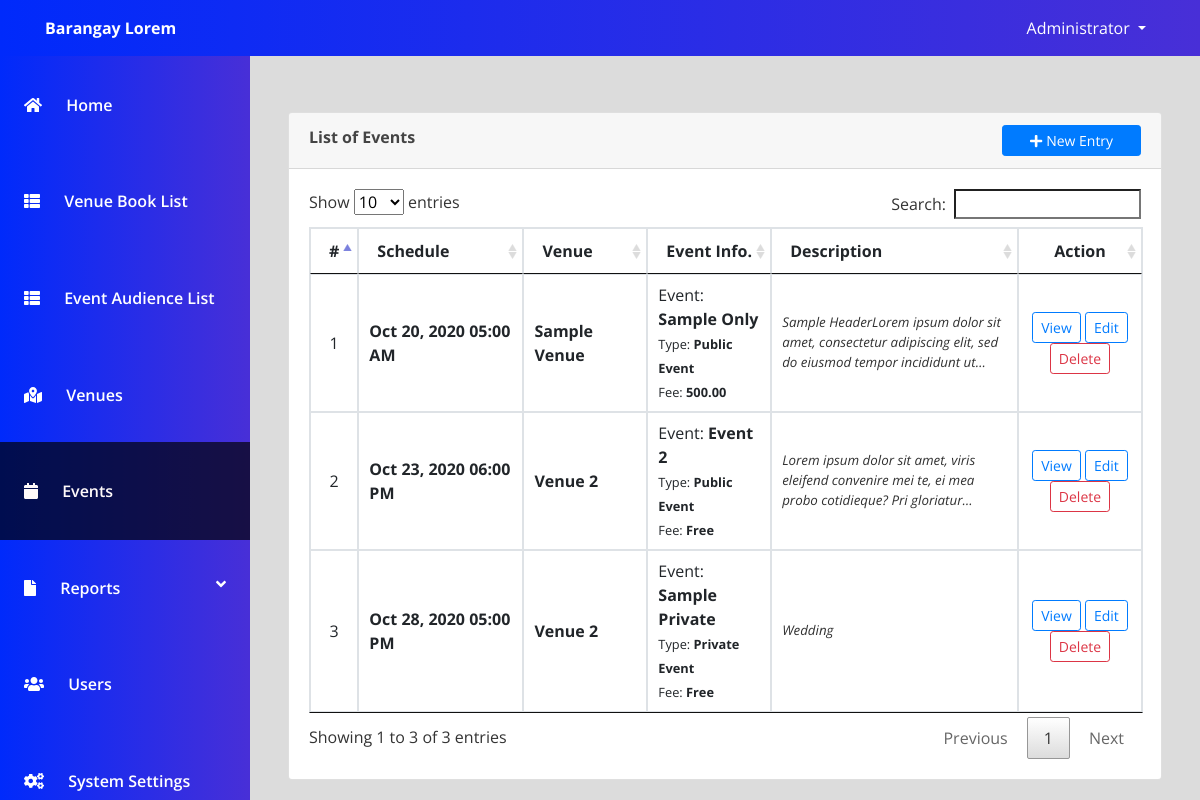
The page /admin/index.php?page=events (signed in) on the database its author committed.
### tables this page shows
CREATE TABLE `events` (
  `id` int(30) NOT NULL,
  `venue_id` int(30) NOT NULL,
  `event` text NOT NULL,
  `description` text NOT NULL,
  `schedule` datetime NOT NULL,
  `type` tinyint(1) NOT NULL DEFAULT 1 COMMENT '1=Public, 2-Private',
  `audience_capacity` int(30) NOT NULL,
  `payment_type` tinyint(1) NOT NULL DEFAULT 1 COMMENT '1=Free,payable',
  `amount` double NOT NULL DEFAULT 0,
  `banner` text NOT NULL,
  `date_created` datetime NOT NULL
);

CREATE TABLE `venue` (
  `id` int(30) NOT NULL,
  `venue` text NOT NULL,
  `address` text NOT NULL,
  `description` text NOT NULL,
  `rate` float NOT NULL
);

### admin/events.php (the view, shortened to what this page needs)
<?php include('db_connect.php');?>
<div class="container-fluid">
	<div class="col-lg-12">
		<div class="row">
			<div class="col-md-12">
				<div class="card">
					<div class="card-header">
						<b>List of Events</b>
						<span class="float:right"><a class="btn btn-primary btn-block btn-sm col-sm-2 float-right" href="index.php?page=manage_event" id="new_event">
					<i class="fa fa-plus"></i> New Entry
				</a></span>
					</div>
					<div class="card-body">
						<table class="table table-condensed table-bordered table-hover">
							<colgroup>
								<col width="5%">
								<col width="20%">
								<col width="15%">
								<col width="15%">
								<col width="30%">
								<col width="15%">
							</colgroup>
							<thead>
								<tr>
									<th class="text-center">#</th>
									<th class="">Schedule</th>
									<th class="">Venue</th>
									<th class="">Event Info.</th>
									<th class="">Description</th>
									<th class="text-center">Action</th>
								</tr>
							</thead>
							<tbody>
								<?php
								$i = 1;
								$events = $conn->query("SELECT e.*,v.venue FROM events e inner join venue v on v.id=e.venue_id order by e.id asc");
								while($row=$events->fetch_assoc()):
									$trans = get_html_translation_table(HTML_ENTITIES,ENT_QUOTES);
									unset($trans["\""], $trans["<"], $trans[">"], $trans["<h2"]);
									$desc = strtr(html_entity_decode($row['description']),$trans);
									$desc=str_replace(array("<li>","</li>"), array("",","), $desc);
								?>
								<tr>
									<td class="text-center"><?php echo $i++ ?></td>
									<td class="">
										 <p> <b><?php echo date("M d, Y h:i A",strtotime($row['schedule'])) ?></b></p>
									</td>
									<td class="">
										 <p> <b><?php echo ucwords($row['venue']) ?></b></p>
									</td>
									<td class="">
										 <p>Event: <b><?php echo ucwords($row['event']) ?></b></p>
										 <p><small>Type: <b><?php echo $row['type']  == 1 ? "Public Event" : "Private Event" ?></small></b></p>
										 <p><small>Fee: <b><?php echo $row['payment_type']  == 1 ? "Free" : number_format($row['amount'],2) ?></small></b></p>
									</td>
									<td>
										 <p class="truncate"><?php echo strip_tags($desc) ?></p>
									</td>
									<td class="text-center">
										<button class="btn btn-sm btn-outline-primary view_event" type="button" data-id="<?php echo $row['id'] ?>" >View</button>
										<button class="btn btn-sm btn-outline-primary edit_event" type="button" data-id="<?php echo $row['id'] ?>" >Edit</button>
										<button class="btn btn-sm btn-outline-danger delete_event" type="button" data-id="<?php echo $row['id'] ?>">Delete</button>
									</td>
								</tr>
								<?php endwhile; ?>
							</tbody>
						</table>
					</div>
				</div>
			</div>
		</div>
	</div>
</div>

### admin/index.php (shortened to what this page needs)
<!DOCTYPE html>
<html lang="en">
<head>
<?php
 include('./header.php');
 ?>
</head>
<body>
	<?php include 'topbar.php' ?>
	<?php include 'navbar.php' ?>
  <main id="view-panel" >
      <?php $page = isset($_GET['page']) ? $_GET['page'] :'home'; ?>
  	<?php include $page.'.php' ?>
  </main>
</body>
</html>

### admin/header.php (shortened to what this page needs)
  <link rel="stylesheet" href="assets/font-awesome/css/all.min.css">
<link href="assets/vendor/bootstrap/css/bootstrap.min.css" rel="stylesheet">
<link href="assets/vendor/icofont/icofont.min.css" rel="stylesheet">
<link href="assets/vendor/boxicons/css/boxicons.min.css" rel="stylesheet">
<link href="assets/vendor/venobox/venobox.css" rel="stylesheet">
<link href="assets/vendor/animate.css/animate.min.css" rel="stylesheet">
<link href="assets/vendor/remixicon/remixicon.css" rel="stylesheet">
<link href="assets/vendor/owl.carousel/assets/owl.carousel.min.css" rel="stylesheet">
<link href="assets/vendor/bootstrap-datepicker/css/bootstrap-datepicker.min.css" rel="stylesheet">
<link href="assets/DataTables/datatables.min.css" rel="stylesheet">
<link href="assets/css/jquery.datetimepicker.min.css" rel="stylesheet">
<link href="assets/css/select2.min.css" rel="stylesheet">
<link href="assets/css/style.css" rel="stylesheet">
<link type="text/css" rel="stylesheet" href="assets/css/jquery-te-1.4.0.css">

### admin/topbar.php (shortened to what this page needs)
<nav class="navbar navbar-light fixed-top bg-primary" style="padding:0;min-height: 3.5rem">
  <div class="container-fluid mt-2 mb-2">
  	<div class="col-lg-12">
      <div class="col-md-4 float-left text-white">
        <large><b><?php echo isset($_SESSION['system']['name']) ? $_SESSION['system']['name'] : '' ?></b></large>
      </div>
	  	<div class="float-right">
        <div class=" dropdown mr-4">
            <a href="#" class="text-white dropdown-toggle"  id="account_settings" data-toggle="dropdown" aria-haspopup="true" aria-expanded="false"><?php echo $_SESSION['login_name'] ?> </a>
        </div>
      </div>
  </div>
</nav>

### admin/navbar.php (shortened to what this page needs)
<nav id="sidebar" class='mx-lt-5 bg-primary' >
		<div class="sidebar-list">
				<a href="index.php?page=home" class="nav-item nav-home"><span class='icon-field'><i class="fa fa-home"></i></span> Home</a>
				<a href="index.php?page=booking" class="nav-item nav-booking"><span class='icon-field'><i class="fa fa-th-list"></i></span> Venue Book List</a>
				<a href="index.php?page=audience" class="nav-item nav-audience"><span class='icon-field'><i class="fa fa-th-list"></i></span> Event Audience List</a>
				<a href="index.php?page=venue" class="nav-item nav-venue"><span class='icon-field'><i class="fa fa-map-marked-alt"></i></span> Venues</a>
				<a href="index.php?page=events" class="nav-item nav-events"><span class='icon-field'><i class="fa fa-calendar"></i></span> Events</a>
				<a  class="nav-item nav-reports" data-toggle="collapse" href="#reportCollpase" role="button" aria-expanded="false" aria-controls="reportCollpase"><span class='icon-field'><i class="fa fa-file"></i></span> Reports <i class="fa fa-angle-down float-right"></i></a>
				<?php if($_SESSION['login_type'] == 1): ?>
				<a href="index.php?page=users" class="nav-item nav-users"><span class='icon-field'><i class="fa fa-users"></i></span> Users</a>
				<a href="index.php?page=site_settings" class="nav-item nav-site_settings"><span class='icon-field'><i class="fa fa-cogs"></i></span> System Settings</a>
			<?php endif; ?>
		</div>
</nav>

### admin/assets/css/style.css (style rules this page uses)
body { font-family: "Open Sans", sans-serif; color: #444444; width: 100%; height: calc(100%); }
a { color: #1977cc; }
nav#sidebar { height: calc(100%); position: fixed; z-index: 99; left: 0; width: 250px; background: url(../uploads/art-cover.jpg); background-repeat: no-repeat; background-size: cover; }
a.nav-item { position: relative; display: block; padding: .75rem 1.25rem; margin-bottom: -1px; border: 1px solid rgba(0,0,0,.125); background-color: #ffffffc4; color: #484343; font-weight: 600; }
a.nav-item:hover, .nav-item.active { background-color: #000000ad; color: #fffafa; }
main#view-panel { margin-left: 250px; width:calc(100% - 250px); margin-top: 3.5rem; padding: .5em }
.truncate { overflow: hidden; text-overflow: ellipsis; display: -webkit-box; -webkit-line-clamp: 3; -webkit-box-orient: vertical; font-size: smaller; color: #000000cf; font-style: italic; }

### admin/index.php (style rules this page uses)
body { background: #80808045; }
.bg-primary { background: rgb(2,0,36); background: linear-gradient(90deg, rgba(2,0,36,1) 0%, rgba(247,249,3,1) 0%, rgba(0,42,251,1) 0%, rgba(72,47,215,1) 100%, rgba(51,85,212,1) 100%, rgba(63,94,203,1) 100%, rgba(143,159,142,1) 100%); }

### admin/navbar.php (style rules this page uses)
nav#sidebar { height: calc(100%); position: fixed; z-index: 99; left: 0; width: 250px; background: rgb(2,0,36); background: linear-gradient(90deg, rgba(2,0,36,1) 0%, rgba(247,249,3,1) 0%, rgba(0,42,251,1) 0%, rgba(72,47,215,1) 100%, rgba(51,85,212,1) 100%, rgba(63,94,203,1) 100%, rgba(143,159,142,1) 100%); }
a.nav-item { position: relative; display: block; padding: 2.3rem 1.5rem; margin-bottom: -1px; color: #fff; background: transparent; border: none; font-weight: 600; }
.sidebar-list span { margin-right:20px; }

### admin/events.php (style rules this page uses)
td { vertical-align: middle !important; }
td p { margin: unset }

### rows shown on the page
events: schedule "Oct 20, 2020 05:00 AM", venue.venue "Sample Venue", event "Sample Only", type "Public Event", amount "500.00", description "Sample HeaderLorem ipsum dolor sit amet, consectetur adipiscing elit, sed do eiusmod tempor incididunt…"
events: schedule "Oct 23, 2020 06:00 PM", venue.venue "Venue 2", event "Event 2", type "Public Event", payment_type "Free", description "Lorem ipsum dolor sit amet, viris eleifend convenire mei te, ei mea probo cotidieque? Pri…"
events: schedule "Oct 28, 2020 05:00 PM", venue.venue "Venue 2", event "Sample Private", type "Private Event", payment_type "Free", description "Wedding"

### other values the page prints
$_SESSION['system']['name'] "Barangay Lorem"
$_SESSION['login_name'] "Administrator"
